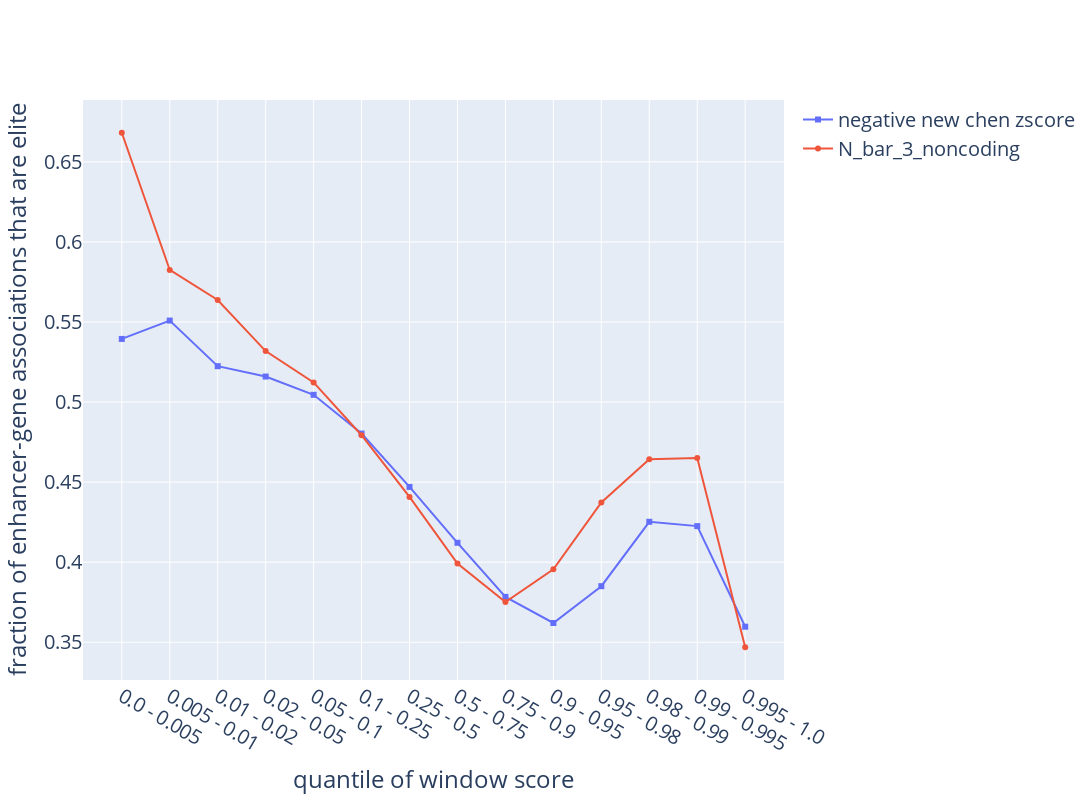

The cell this chart's notebook holds for it:
### Code cell
plot_enrichment(
    chen_mchale_zscores_features_noncoding, 
    y='eliteness_of_optimal_enhancer_gene_association max', 
    ylabel='fraction of enhancer-gene associations that are elite'
)

### Figure 1 — Plotly figure (JSON) as saved in the notebook; plotly's stock layout.template omitted (floating-point values rounded to 4 significant figures)
{"data": [{"hovertemplate": "%{text}", "marker": {"symbol": "square"}, "mode": "lines+markers", "name": "negative new chen zscore", "text": ["negative new chen zscore mean: -5.174585846252422<br>negative new chen zscore std: 0.7074479748078504<br>number of windows: 7643<br>", "negative new chen zscore mean: -4.2159381837204055<br>negative new chen zscore std: 0.1442776846318651<br>number of windows: 7643<br>", "negative new chen zscore mean: -3.706450278498741<br>negative new chen zscore std: 0.1468509830253984<br>number of windows: 15286<br>", "negative new chen zscore mean: -3.0740648734233416<br>negative new chen zscore std: 0.20136070414238103<br>number of windows: 45856<br>", "negative new chen zscore mean: -2.4468741780596304<br>negative new chen zscore std: 0.16790350084437314<br>number of windows: 76428<br>", "negative new chen zscore mean: -1.6533064005628921<br>negative new chen zscore std: 0.27297372778405693<br>number of windows: 229284<br>", "negative new chen zscore mean: -0.654120866594227<br>negative new chen zscore std: 0.3153419794405299<br>number of windows: 382140<br>", "negative new chen zscore mean: 0.4571635312665124<br>negative new chen zscore std: 0.34874262895842867<br>number of windows: 382140<br>", "negative new chen zscore mean: 1.6669695766784935<br>negative new chen zscore std: 0.3649746505047182<br>number of windows: 229284<br>", "negative new chen zscore mean: 2.8150003213822035<br>negative new chen zscore std: 0.27134325880610666<br>number of windows: 76428<br>", "negative new chen zscore mean: 3.9225172885701363<br>negative new chen zscore std: 0.39039098591063504<br>number of windows: 45856<br>", "negative new chen zscore mean: 5.245233101252732<br>negative new chen zscore std: 0.3274925226532812<br>number of windows: 15286<br>", "negative new chen zscore mean: 6.373835304727502<br>negative new chen zscore std: 0.30790407499766753<br>number of windows: 7643<br>", "negative new chen zscore mean: 8.040172108989584<br>negative new chen zscore std: 0.806648572134095<br>number of windows: 7643<br>"], "type": "scatter", "x": ["0.0 - 0.005", "0.005 - 0.01", "0.01 - 0.02", "0.02 - 0.05", "0.05 - 0.1", "0.1 - 0.25", "0.25 - 0.5", "0.5 - 0.75", "0.75 - 0.9", "0.9 - 0.95", "0.95 - 0.98", "0.98 - 0.99", "0.99 - 0.995", "0.995 - 1.0"], "y": [0.5394, 0.5509, 0.5224, 0.5159, 0.5045, 0.4803, 0.447, 0.4121, 0.3784, 0.362, 0.385, 0.4252, 0.4225, 0.3597]}, {"hovertemplate": "%{text}", "marker": {"symbol": "circle"}, "mode": "lines+markers", "name": "N_bar_3_noncoding", "text": ["N_bar_3_noncoding mean: -4.8656137605161875<br>N_bar_3_noncoding std: 0.7481679737060338<br>number of windows: 7643<br>", "N_bar_3_noncoding mean: -4.066292024633301<br>N_bar_3_noncoding std: 0.10046122003190436<br>number of windows: 7643<br>", "N_bar_3_noncoding mean: -3.701777542423334<br>N_bar_3_noncoding std: 0.10734651089043447<br>number of windows: 15286<br>", "N_bar_3_noncoding mean: -3.215828021252798<br>N_bar_3_noncoding std: 0.1594808952651575<br>number of windows: 45856<br>", "N_bar_3_noncoding mean: -2.6901289358869085<br>N_bar_3_noncoding std: 0.14679645471963176<br>number of windows: 76428<br>", "N_bar_3_noncoding mean: -1.9678862730991906<br>N_bar_3_noncoding std: 0.25619594603999374<br>number of windows: 229284<br>", "N_bar_3_noncoding mean: -0.9906301373962754<br>N_bar_3_noncoding std: 0.3189196430058259<br>number of windows: 382140<br>", "N_bar_3_noncoding mean: 0.17252275247003737<br>N_bar_3_noncoding std: 0.37783177779912314<br>number of windows: 382140<br>", "N_bar_3_noncoding mean: 1.5608483313895878<br>N_bar_3_noncoding std: 0.4507399595568374<br>number of windows: 229284<br>", "N_bar_3_noncoding mean: 3.110208395327237<br>N_bar_3_noncoding std: 0.4132759499941197<br>number of windows: 76428<br>", "N_bar_3_noncoding mean: 4.925938867236032<br>N_bar_3_noncoding std: 0.6560219847918676<br>number of windows: 45856<br>", "N_bar_3_noncoding mean: 7.003687041378851<br>N_bar_3_noncoding std: 0.4785516105073061<br>number of windows: 15286<br>", "N_bar_3_noncoding mean: 8.584933084567242<br>N_bar_3_noncoding std: 0.4388848627290331<br>number of windows: 7643<br>", "N_bar_3_noncoding mean: 12.103917879462575<br>N_bar_3_noncoding std: 2.6794832651150693<br>number of windows: 7643<br>"], "type": "scatter", "x": ["0.0 - 0.005", "0.005 - 0.01", "0.01 - 0.02", "0.02 - 0.05", "0.05 - 0.1", "0.1 - 0.25", "0.25 - 0.5", "0.5 - 0.75", "0.75 - 0.9", "0.9 - 0.95", "0.95 - 0.98", "0.98 - 0.99", "0.99 - 0.995", "0.995 - 1.0"], "y": [0.6682, 0.5825, 0.5637, 0.5318, 0.5122, 0.4793, 0.4407, 0.3991, 0.3751, 0.3955, 0.4372, 0.4643, 0.465, 0.3469]}], "layout": {"font": {"size": 20}, "height": 800, "width": 1600, "xaxis": {"title": {"text": "quantile of window score"}}, "yaxis": {"title": {"text": "fraction of enhancer-gene associations that are elite"}}}}
